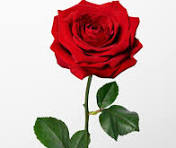
#> input picture exp_18/image.jpg, 176 x 148 px
$ python code.py
#> lines starting #> are read from the running program, lines starting #| are printed output that depends on the picture
import cv2
import matplotlib.pyplot as plt

# Read image
image = cv2.imread('image.jpg')
#> image is the input picture: shape (148, 176, 3); mean B, G, R 171, 174.3, 203.2

# Convert BGR to RGB
image_rgb = cv2.cvtColor(image, cv2.COLOR_BGR2RGB)

# Get image dimensions
height, width, _ = image_rgb.shape
#> height = 148; width = 176

print("Image Size:", width, "x", height)
#| Image Size: 176 x 148

# Crop ROI safely
roi = image_rgb[50:150, 50:150]
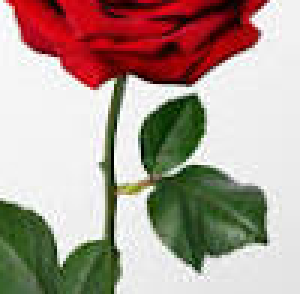
#> roi: shape (98, 100, 3) (shown 3 times larger); mean R, G, B 174.3, 155.3, 145.7

# Copy image
image_copy = image_rgb.copy()

# ROI dimensions
roi_h, roi_w, _ = roi.shape
#> roi_h = 98; roi_w = 100

# Safe paste position
x = width - roi_w - 10
#> x = 66
y = height - roi_h - 10
#> y = 40

# Paste ROI
image_copy[y:y+roi_h, x:x+roi_w] = roi
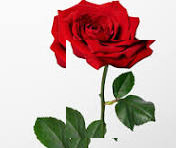
#> image_copy: shape (148, 176, 3); mean R, G, B 200.7, 175.6, 170.9

# Display
plt.figure(figsize=(12,4))

plt.subplot(1,3,1)
plt.imshow(image_rgb)
plt.title("Original Image")
plt.axis('off')

plt.subplot(1,3,2)
plt.imshow(roi)
plt.title("Cropped ROI")
plt.axis('off')

plt.subplot(1,3,3)
plt.imshow(image_copy)
plt.title("Copied & Pasted ROI")
plt.axis('off')

plt.tight_layout()
plt.show()
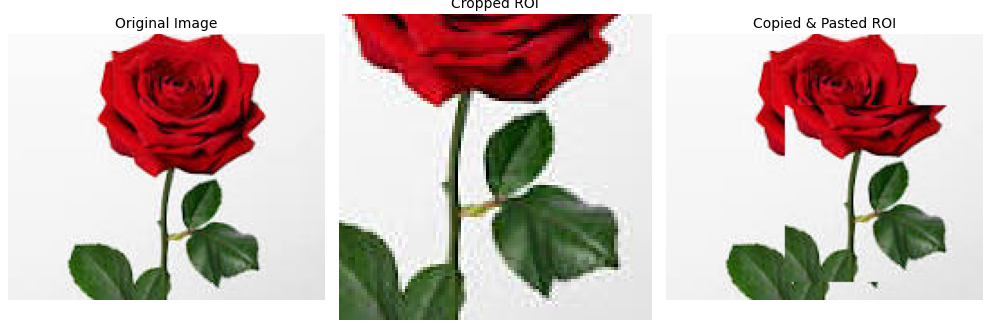
#> figure drawn by matplotlib, 3 panels

# Save output
plt.imsave("roi_output.png", image_copy)

print("ROI copied and saved successfully")
